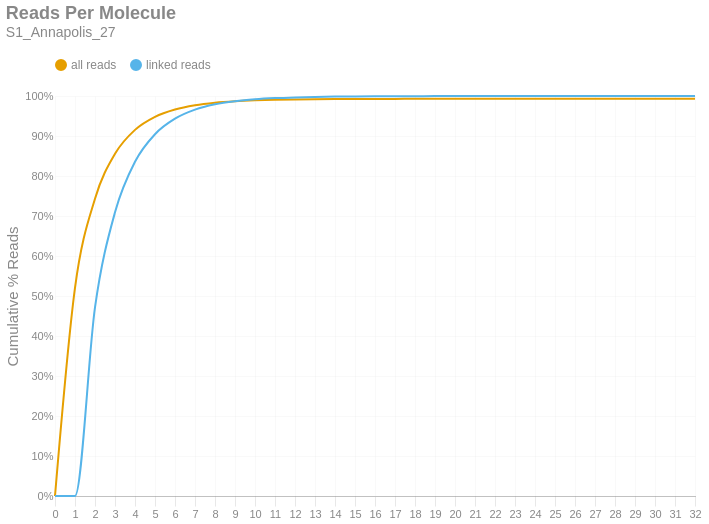

The notebook cell saved with this chart:
### Markdown cell above
### Reads per Molecule
This chart shows the cumulative distribution of the number of reads per linked molecule. That is, how many alignments are associated with a unique molecule. This excludes the number of reads associated with invalid or absent linked-read barcodes. The `linked` histogram is the percentages recalculated when disregarding singletons.

### Code cell
if SKIPLR:
    print_html(f"Skipped")
else:
    counts = np.bincount(valids['reads'].cast(pl.Int64).to_numpy())
    weighted = counts * np.arange(len(counts))
    all_perc = weighted / n_reads
    linked_perc = weighted / n_linked_reads
    linked_perc[1] = 0
    binned_df = pl.DataFrame({
        'readsper': list(range(len(counts))),
        'all reads (cumsum)': np.cumsum(all_perc).tolist(),
        'linked reads (cumsum)': np.cumsum(linked_perc).tolist(),
    })

    with SafeRender(binned_df):
        (
            density_plot(binned_df, 'Reads Per Molecule', samplename, 'readspmol')
            .encode(
                x=alt.X('readsper:O', title=None).axis(labelAngle=0).scale(padding=0),
                y=alt.Y('value:Q', title='Cumulative % Reads').axis(format='%').stack(False),
                color=alt.Color("key:N").scale(domain=["all reads", "linked reads"]),
                tooltip=[
                    alt.Tooltip("key:N", title="Data Type"),
                    alt.Tooltip("readsper:O", title="Reads Per Molecule"),
                    alt.Tooltip("value:Q", format=".2%", title="% Reads (Cum.)")
                ]            
            )
        ).display()

### Figure 1 — Vega-Lite specification as saved in the notebook (floating-point values rounded to 4 significant figures)
{"width": "container", "height": 400, "config": {"title": {"anchor": "start", "dy": -15, "fontSize": 18, "color": "#888888", "subtitleColor": "#888888", "subtitleFontSize": 14}, "arc": {"fill": "#0072B2"}, "axis": {"domainColor": "#888888", "domainWidth": 0.5, "gridWidth": 0.2, "grid": false, "titleFontWeight": 400, "titleFontSize": 15, "labelFontSize": 11, "labelColor": "#888888", "tickColor": "#888888", "tickWidth": 0.2, "titleColor": "#888888"}, "axisBand": {"grid": false}, "axisX": {"grid": true, "tickSize": 10, "domainCap": "round"}, "axisY": {"domain": false, "grid": true, "tickSize": 0, "domainCap": "round"}, "background": "transparent", "header": {"labelFontSize": 15, "labelColor": "#888888", "titleFontSize": 15, "titleFontWeight": 600, "titleColor": "#888888"}, "legend": {"labelFont": "sans-serif", "labelFontSize": 12, "labelColor": "#888888", "symbolSize": 100, "symbolType": "circle", "titleFontSize": 12, "titlePadding": 10, "titleColor": "#888888", "title": null, "orient": "top"}, "range": {"category": ["#E69F00", "#56B4E9", "#009E73", "#F0E442", "#0072B2", "#D55E00", "#CC79A7", "#000000"], "diverging": ["#cfe8f3", "#a2d4ec", "#73bfe2", "#46abdb", "#1696d2", "#12719e"]}, "area": {"fill": "#0072B2", "fillOpacity": 0.7, "line": true, "strokeOpacity": 0.7}, "line": {"color": "#0072B2", "stroke": "#0072B2", "strokeWidth": 2}, "trail": {"color": "#0072B2", "stroke": "#0072B2", "strokeWidth": 0, "size": 1}, "point": {"filled": true, "fillOpacity": 1.0, "size": 95}, "text": {"color": "#888888", "fontSize": 11, "align": "right", "fontWeight": 400, "size": 11}, "bar": {"fill": "#0072B2", "stroke": null}, "view": {"stroke": null, "continuousWidth": 660, "continuousHeight": 400}}, "data": {"name": "data-f5ebe2ac3637d145a75719a53851c325"}, "mark": {"type": "line", "interpolate": "monotone", "point": {"opacity": 0, "size": 275}}, "encoding": {"color": {"field": "key", "scale": {"domain": ["all reads", "linked reads"]}, "type": "nominal"}, "tooltip": [{"field": "key", "title": "Data Type", "type": "nominal"}, {"field": "readsper", "title": "Reads Per Molecule", "type": "ordinal"}, {"field": "value", "format": ".2%", "title": "% Reads (Cum.)", "type": "quantitative"}], "x": {"axis": {"labelAngle": 0}, "field": "readsper", "scale": {"padding": 0}, "title": null, "type": "ordinal"}, "y": {"axis": {"format": "%"}, "field": "value", "stack": false, "title": "Cumulative % Reads", "type": "quantitative"}}, "params": [{"name": "param_c36ac31b6afebe62", "select": {"type": "point", "fields": ["key"]}, "bind": "legend"}], "title": {"text": "Reads Per Molecule", "subtitle": "S1_Annapolis_27"}, "transform": [{"fold": ["all reads (cumsum)", "linked reads (cumsum)"]}, {"calculate": "replace(datum.key, ' (cumsum)', '')", "as": "key"}, {"filter": {"param": "param_c36ac31b6afebe62"}}], "usermeta": {"embedOptions": {"downloadFileName": "S1_Annapolis_27.readspmol"}}, "$schema": "https://vega.github.io/schema/vega-lite/v6.1.0.json", "datasets": {"data-f5ebe2ac3637d145a75719a53851c325": [{"readsper": 0, "all reads (cumsum)": 0.0, "linked reads (cumsum)": 0.0}, {"readsper": 1, "all reads (cumsum)": 0.5205, "linked reads (cumsum)": 0.0}, {"readsper": 2, "all reads (cumsum)": 0.7432, "linked reads (cumsum)": 0.4713}, {"readsper": 3, "all reads (cumsum)": 0.8556, "linked reads (cumsum)": 0.7092}, {"readsper": 4, "all reads (cumsum)": 0.9153, "linked reads (cumsum)": 0.8356}, {"readsper": 5, "all reads (cumsum)": 0.9479, "linked reads (cumsum)": 0.9045}, {"readsper": 6, "all reads (cumsum)": 0.9662, "linked reads (cumsum)": 0.9432}, {"readsper": 7, "all reads (cumsum)": 0.9769, "linked reads (cumsum)": 0.9658}, {"readsper": 8, "all reads (cumsum)": 0.9832, "linked reads (cumsum)": 0.9791}, {"readsper": 9, "all reads (cumsum)": 0.9868, "linked reads (cumsum)": 0.9869}, {"readsper": 10, "all reads (cumsum)": 0.9891, "linked reads (cumsum)": 0.9918}, {"readsper": 11, "all reads (cumsum)": 0.9905, "linked reads (cumsum)": 0.9947}, {"readsper": 12, "all reads (cumsum)": 0.9914, "linked reads (cumsum)": 0.9966}, {"readsper": 13, "all reads (cumsum)": 0.992, "linked reads (cumsum)": 0.9978}, {"readsper": 14, "all reads (cumsum)": 0.9923, "linked reads (cumsum)": 0.9985}, {"readsper": 15, "all reads (cumsum)": 0.9925, "linked reads (cumsum)": 0.9989}, {"readsper": 16, "all reads (cumsum)": 0.9927, "linked reads (cumsum)": 0.9993}, {"readsper": 17, "all reads (cumsum)": 0.9928, "linked reads (cumsum)": 0.9995}, {"readsper": 18, "all reads (cumsum)": 0.9929, "linked reads (cumsum)": 0.9996}, {"readsper": 19, "all reads (cumsum)": 0.9929, "linked reads (cumsum)": 0.9997}, {"readsper": 20, "all reads (cumsum)": 0.9929, "linked reads (cumsum)": 0.9998}, {"readsper": 21, "all reads (cumsum)": 0.993, "linked reads (cumsum)": 0.9998}, {"readsper": 22, "all reads (cumsum)": 0.993, "linked reads (cumsum)": 0.9999}, {"readsper": 23, "all reads (cumsum)": 0.993, "linked reads (cumsum)": 0.9999}, {"readsper": 24, "all reads (cumsum)": 0.993, "linked reads (cumsum)": 0.9999}, {"readsper": 25, "all reads (cumsum)": 0.993, "linked reads (cumsum)": 1.0}, {"readsper": 26, "all reads (cumsum)": 0.993, "linked reads (cumsum)": 1.0}, {"readsper": 27, "all reads (cumsum)": 0.993, "linked reads (cumsum)": 1.0}, {"readsper": 28, "all reads (cumsum)": 0.993, "linked reads (cumsum)": 1.0}, {"readsper": 29, "all reads (cumsum)": 0.993, "linked reads (cumsum)": 1.0}, {"readsper": 30, "all reads (cumsum)": 0.993, "linked reads (cumsum)": 1.0}, {"readsper": 31, "all reads (cumsum)": 0.993, "linked reads (cumsum)": 1.0}, {"readsper": 32, "all reads (cumsum)": 0.993, "linked reads (cumsum)": 1.0}]}}
